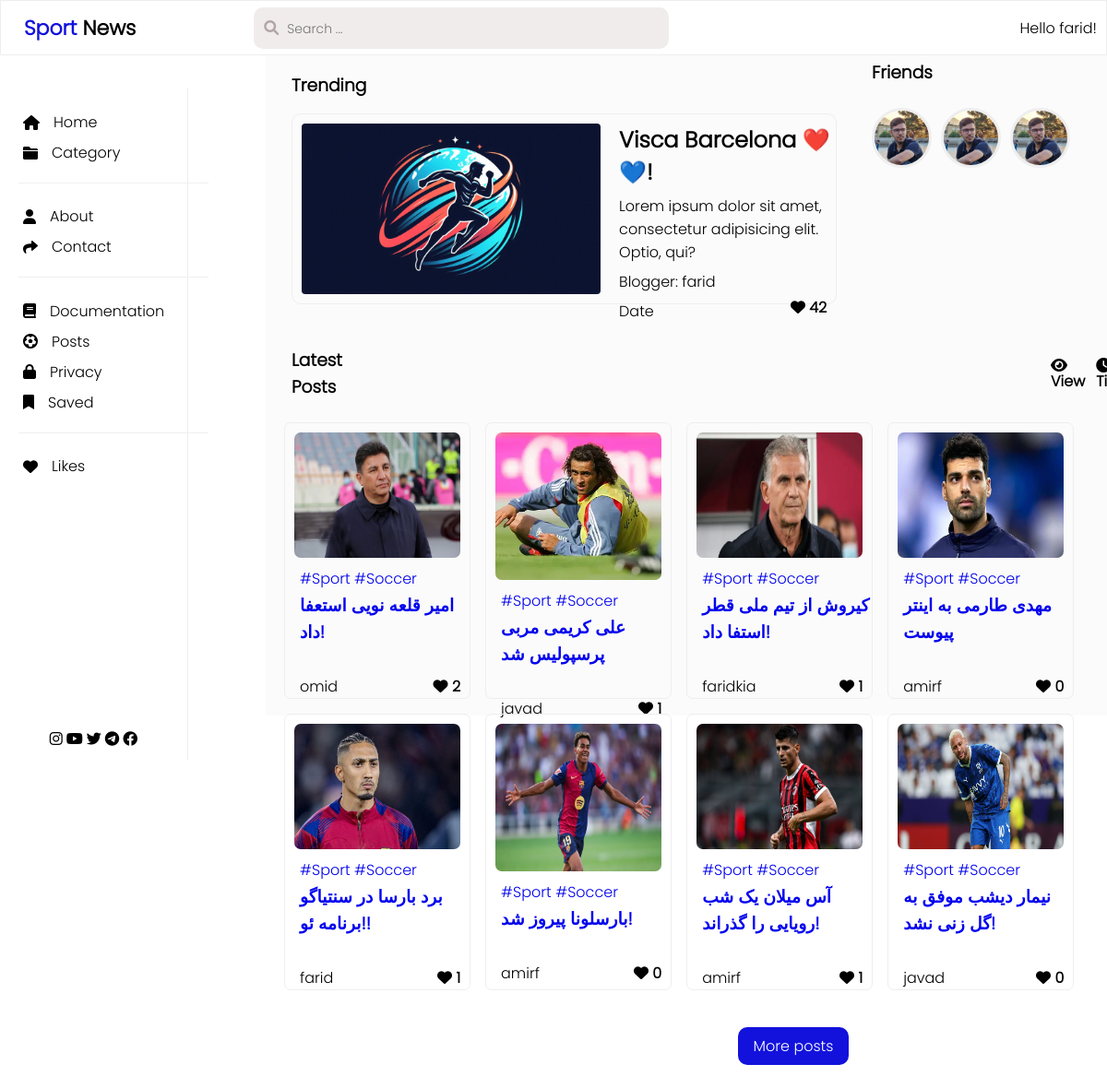
Page /dashboard/ (signed in) on the committed database.
### accounts/models.py (models this page shows)
class User(AbstractUser):
    image = models.ImageField(upload_to=user_image_upload_path, verbose_name='عکس')
    def __str__(self):
        return f'{self.username}'

### post/models.py (models this page shows, shortened)
class Post(models.Model):
    title = models.CharField(max_length=60, verbose_name='عنوان')
    created_at = models.DateTimeField(auto_now_add=True, verbose_name='زمان انتشار')
    author = models.ForeignKey(User, on_delete=models.CASCADE, verbose_name='نویسنده', related_name='posts')
    image = models.ImageField(upload_to='post_images/', verbose_name='عکس')
    caption = models.TextField(max_length=3000, verbose_name='توضیحات', null=True, blank=True)
    class Meta:
        verbose_name = 'پست'
        verbose_name_plural = 'پست ها'

### core/views.py (the view)
# urls.py: path('dashboard/', views.dashboard, name='dashboard'),
def dashboard(request):
    if request.user.is_authenticated:
        posts = Post.objects.all()[:8]
        return render(request, 'core/dashboard.html', context={'user':request.user, 'posts':posts})
    return redirect('home:home')

### core/Templates/core/dashboard.html (shortened to what this page needs)
{% extends 'base.html' %}
{% load static %}
{% block head %}
    <link rel="stylesheet" href="{% static 'css/dashboard.css' %}">
    <link href="https://cdnjs.cloudflare.com/ajax/libs/font-awesome/6.0.0-beta3/css/all.min.css" rel="stylesheet">
    <link href="https://cdn.jsdelivr.net/gh/rastikerdar/vazir-font@latest/dist/font-face.css" rel="stylesheet" type="text/css" />
{% endblock %}
{% block content %}
    <nav class="nav">
        <div class="left-side">
            <h2><span style="color: #1212dc">Sport</span> News</h2>
            <div class="search-bar">
                <i id="search-icon" class="fas fa-search"></i>
                <form action="" method="get">
                    <input placeholder="Search ..." name="search" maxlength="50" class="search-input">
                </form>
            </div>
        </div>
        <div class="right-side">
            <p>Hello {{ user.username }}!</p>
        </div>
    </nav>
    <div class="container">
        <div class="menu-left-side">
            <div class="first-item">
                <div class="mhome">
                    <i class="fas fa-home"></i>
                    <p>Home</p>
                </div>
                <div class="mhome">
                    <i class="fas fa-folder"></i>
                    <p>Category</p>
                </div>
            </div>
            <div class="first-item">
                <div class="mhome">
                    <i class="fas fa-user"></i>
                    <p>About</p>
                </div>
                <div class="mhome">
                    <i class="fas fa-mail-forward"></i>
                    <p>Contact</p>
                </div>
            </div>
            <div class="first-item">
                <div class="mhome">
                    <i class="fas fa-book"></i>
                    <p>Documentation</p>
                </div>
                <div class="mhome">
                    <i class="fas fa-futbol"></i>
                    <p>Posts</p>
                </div>
                <div class="mhome">
                    <i class="fas fa-lock"></i>
                    <p>Privacy</p>
                </div>
                <div class="mhome">
                    <i class="fas fa-bookmark"></i>
                    <p>Saved</p>
                </div>
            </div>
            <div class="first-item">
                <div class="mhome">
                    <i class="fas fa-heart"></i>
                    <p>Likes</p>
                </div>
            </div>
            <div class="menu-icons">
                <i class="fab fa-instagram"></i>
                <i class="fab fa-youtube"></i>
                <i class="fab fa-twitter"></i>
                <i class="fab fa-telegram"></i>
                <i class="fab fa-facebook"></i>
            </div>
        </div>
        <div class="main-right-side">
            <div class="top">
                <div class="menu-right-tl-side">
                    <h3>Trending</h3>
                    <div class="mtpost">
                        <img src="{% static 'imgs/sport.jpg' %}" alt="">
                        <div class="mtpost-detail">
                            <h2>Visca Barcelona ❤️💙!</h2>
                            <p>Lorem ipsum dolor sit amet, consectetur adipisicing elit. Optio, qui?</p>
                            <p>Blogger: {{ user.username }}</p>
                            <div class="mtl-line">
                                <p>Date</p>
                                <i class="fas fa-heart"><span> 42</span></i>
                            </div>
                        </div>
                    </div>
            </div>
            <div class="menu-right-tr-side">
                <h3>Friends</h3>
                <div class="friends">
                    <div class="friend">
                        <img src="{{ user.image.url }}" alt="">
                    </div>
                    <div class="friend">
                        <img src="{{ user.image.url }}" alt="">
                    </div>
                    <div class="friend">
                        <img src="{{ user.image.url }}" alt="">
                    </div>
                </div>
            </div>
            </div>
            <div class="post-container">
                <div class="post-header">
                    <h3>Latest Posts</h3>
                    <div class="filters">
                        <i class="fas fa-eye"><span> View</span></i>
                        <i class="fa-solid fa-clock"><span> Time</span></i>
                    </div>
                </div>
                <div class="posts">
                    {% for post in posts %}
                        <div class="post">
                        <img src="{{ post.image.url }}" alt="">
                        <div class="hashtags">
                            <a href="#">#Sport</a>
                            <a href="#">#Soccer</a>
                        </div>
                        <h3><a href="{% url 'post:post_detail' post.id %}">{{ post.title }}</a></h3>
                        <div class="pl-line">
                            <p>{{ post.author }}</p>
                            <i class="fas fa-heart"><span> {{ post.likes.count }} </span></i>
                        </div>
                    </div>
                    {% endfor %}
                </div>
                <a style="color: #fff" href="#" class="more-posts">
                    More posts
                </a>
                <br>
            </div>
        </div>
    </div>
{% endblock %}

### static/css/dashboard.css (style rules this page uses)
* { padding: 0; margin: 0; box-sizing: border-box; font-family: 'Vazir', 'Poppins-Light'; }
.nav { display: flex; width: 100%; height: 60px; border: #eee 1px solid; position: fixed; background-color: white; }
.left-side { width: 65%; display: flex; align-items: center; gap: 8.0rem; }
.left-side h2 { font-size: 22px; margin: 0px 0px 0px 25px; }
.search-bar { display: flex; align-items: center; font-family: 'Poppins-Light'; color: #b2a6a6; border-radius: 10px; background-color: #f1ecec; width: 450px; height: 45px; }
.search-input { font-size: 14px; margin-left: 9px; width: 375px; background-color: #f1ecec; border: none; border-bottom: 0px solid #ccc; outline: none; transition: border-bottom-color 0.3s ease; }
.container { width: 100%; height: 80vh; display: flex; }
.menu-left-side { margin-top: 6rem; width: 17%; display: flex; flex-direction: column; border-right: 1px solid #eee; height: 91vh; position: fixed; }
.main-right-side { margin-left: 18rem; margin-top: 3rem; width: 83%; display: flex; height: 91vh; flex-direction: column; background-color: #fbfbfb; }
.first-item { margin-top: 1rem; display: flex; flex-direction: column; }
.mhome { margin-top: 8px; margin-left: 25px; display: flex; gap: 15px; align-items: center; }
#search-icon { margin-left: 11px; }
.right-side { width: 35%; display: flex; justify-content: flex-end; align-items: center; }
.right-side p { margin: 0px 10px 0px 0px; }
.menu-icons { display: flex; justify-content: center; align-items: flex-end; height: 100%; margin-bottom: 15px; gap: 4px; }
.menu-right-tl-side { width: 70%; display: flex; justify-content: center; align-items: flex-start; flex-direction: column; gap: 1rem; height: 37vh; }
.top { display: flex; }
.menu-right-tl-side h3 { margin-left: 1.75rem; margin-top: 1rem; }
.mtpost { width: 90%; border: 1px solid #eee; border-radius: 10px; display: flex; height: 70%; margin-left: 1.75rem; gap: 10px; }
.menu-right-tr-side { display: flex; flex-direction: column; width: 30%; height: 30vh; gap: 1.5rem; }
.mtpost-detail { display: flex; flex-direction: column; justify-content: flex-start; margin-top: 10px; gap: 7px; }
.mtpost img { padding: 10px; border-radius: 14px; }
.mtl-line { display: flex; justify-content: space-between; margin-right: 10px; }
.menu-right-tr-side h3 { margin-top: 1rem; }
.friends { display: flex; gap: 10px; }
.friend { width: 65px; height: 65px; border-radius: 50px; }
.friend img { width: 100%; height: 100%; border-radius: 50px; object-fit: cover; border: 3px solid #eee; }
.post-container { width: 100%; height: 54vh; display: flex; flex-direction: column; }
.post-header { display: flex; gap: 48rem; margin-top: 2rem; width: 90%; }
.post-header h3 { margin-left: 1.75rem; }
.filters { display: flex; gap: 0.75rem; align-items: center; }
.post { display: flex; flex-direction: column; width: 22%; height: 300px; border: 1px solid #eee; border-radius: 7px; }
.post img { width: 100%; padding: 10px; border-radius: 17px; height: 180px; }
.posts { display: flex; gap: 1rem; margin-left: 1.25rem; margin-top: 1.5rem; flex-wrap: wrap; }
.post h3 { margin-top: 2px; margin-left: 1rem; }
.hashtags { margin-left: 1rem; }
.pl-line { margin-top: 32px; margin-left: 1rem; display: flex; align-items: center; justify-content: space-between; }
.pl-line i { margin-right: 10px; }
.post a { text-decoration: none; }
.more-posts { text-decoration: none; color: #fff; border-radius: 10px; padding: 8px 12px; background-color: #1212dc; width: 120px; height: 50px; margin-left: 32rem; margin-top: 2.5rem; text-align: center; }

### rows in the picture
User: username "farid", image (picture)
Post: image (picture), title "امیر قلعه نویی استعفا داد!", author "omid", likes.count "2"
Post: image (picture), title "علی کریمی مربی پرسپولیس شد", author "javad", likes.count "1"
Post: image (picture), title "کیروش از تیم ملی قطر استفا داد!", author "faridkia", likes.count "1"
Post: image (picture), title "مهدی طارمی به اینتر پیوست", author "amirf", likes.count "0"
Post: image (picture), title "برد بارسا در سنتیاگو برنامه ئو!!", author "farid", likes.count "1"
Post: image (picture), title "بارسلونا پیروز شد!", author "amirf", likes.count "0"
Post: image (picture), title "آس میلان یک شب رویایی را گذراند!", author "amirf", likes.count "1"
Post: image (picture), title "نیمار دیشب موفق به گل زنی نشد!", author "javad", likes.count "0"
